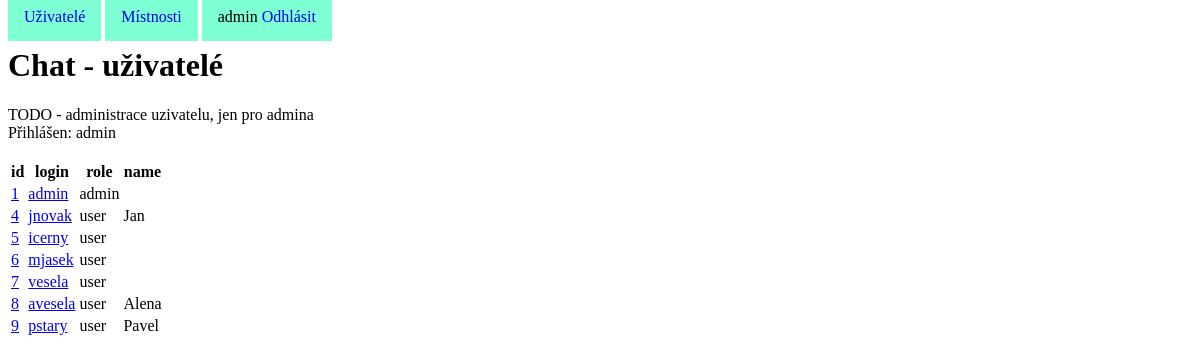
/users.php (signed in), run on the app's committed database.
### tables this page shows
CREATE TABLE `users` (
  `id` int NOT NULL AUTO_INCREMENT,
  `name` varchar(20) DEFAULT NULL,
  `surname` varchar(50) DEFAULT NULL,
  `passwd` varchar(32) NOT NULL,
  `login` varchar(20) NOT NULL,
  `role` enum('admin','moderator','user') NOT NULL DEFAULT 'user',
  `blocked` enum('Y','N') NOT NULL DEFAULT 'N',
  `avatar` varchar(50) DEFAULT NULL,
  `created` datetime NOT NULL DEFAULT CURRENT_TIMESTAMP,
  `age` int DEFAULT NULL,
  PRIMARY KEY (`id`),
  UNIQUE KEY `login` (`login`),
  KEY `users_idx1` (`surname`)
);

### users.php (the view, shortened to what this page needs)
<?php
require_once "layout/header.php";
require_once "dbcfg.php";
function gen_tr($rec)
{
    echo "<tr>\n";
    echo "<td>"
        ."<a href='userdet.php?id=".$rec["id"]."'>"
        .$rec["id"]."</a>"
        ."</td>\n";
    echo "<td>"
        ."<a href='userdet.php?id=".$rec["id"]."'>"
        .$rec["login"]."</a>"
        ."</td>\n";
    echo "<td>".$rec["role"]."</td>\n";
    echo "<td>".$rec["name"]."</td>\n";
    echo "</tr>\n";
}
?>
<h1>Chat - uživatelé</h1>
TODO - administrace uzivatelu, jen pro admina<br/>
<?php
if (isset($_SESSION["logged_in"]) && $_SESSION["logged_in"] == true) {
   echo "Přihlášen: ".$_SESSION["login"].BR.BR;
}
$con = mysqli_connect($server, $login, $passwd, $schema);
$sql = "SELECT id, login, role, name, surname from USERS";
$result = mysqli_query($con, $sql);
echo "<table>\n";
echo "<thead>";
echo "<th>id</th><th>login</th><th>role</th><th>name</th>";
echo "</thead>\n";
echo "<tbody>";
while ($rec = mysqli_fetch_assoc($result))
{
    gen_tr($rec);
}
echo "</tbody>";
echo "</table>\n";
?>
<?php
require_once "layout/footer.php";
?>

### layout/header.php (shortened to what this page needs)
<!DOCTYPE html>
<html lang="en">
<head>
<link rel="stylesheet" href="css/style.css"/>
<link rel="stylesheet" src="css/jquery.dataTables.min.css"/>
</head>
<body>
<div class="navmenu">
<span><a href="users.php">Uživatelé</a></span>
<span><a href="rooms.php">Místnosti</a></span>
<?php
if (isset($_SESSION["logged_in"]) && $_SESSION["logged_in"]) {
    echo "<span>".$_SESSION["login"].' ';
    echo "<a href='logout.php'>Odhlásit</a>";
    echo "</span>";
} else {
    echo '<span><a href="login.php">Přihlásit</a></span>';
}
?>
</div>

### layout/footer.php
</body>
</html>

### css/style.css (style rules this page uses)
.navmenu > span { background-color: aquamarine; padding: 1em; margin: 0; }
.navmenu > span > a { text-decoration: none; }

### data on the page
users: id "1", login "admin", role "admin"
users: id "4", login "jnovak", role "user", name "Jan"
users: id "5", login "icerny", role "user"
users: id "6", login "mjasek", role "user"
users: id "7", login "vesela", role "user"
users: id "8", login "avesela", role "user", name "Alena"
users: id "9", login "pstary", role "user", name "Pavel"

### other printed values
$_SESSION["login"] "admin"
